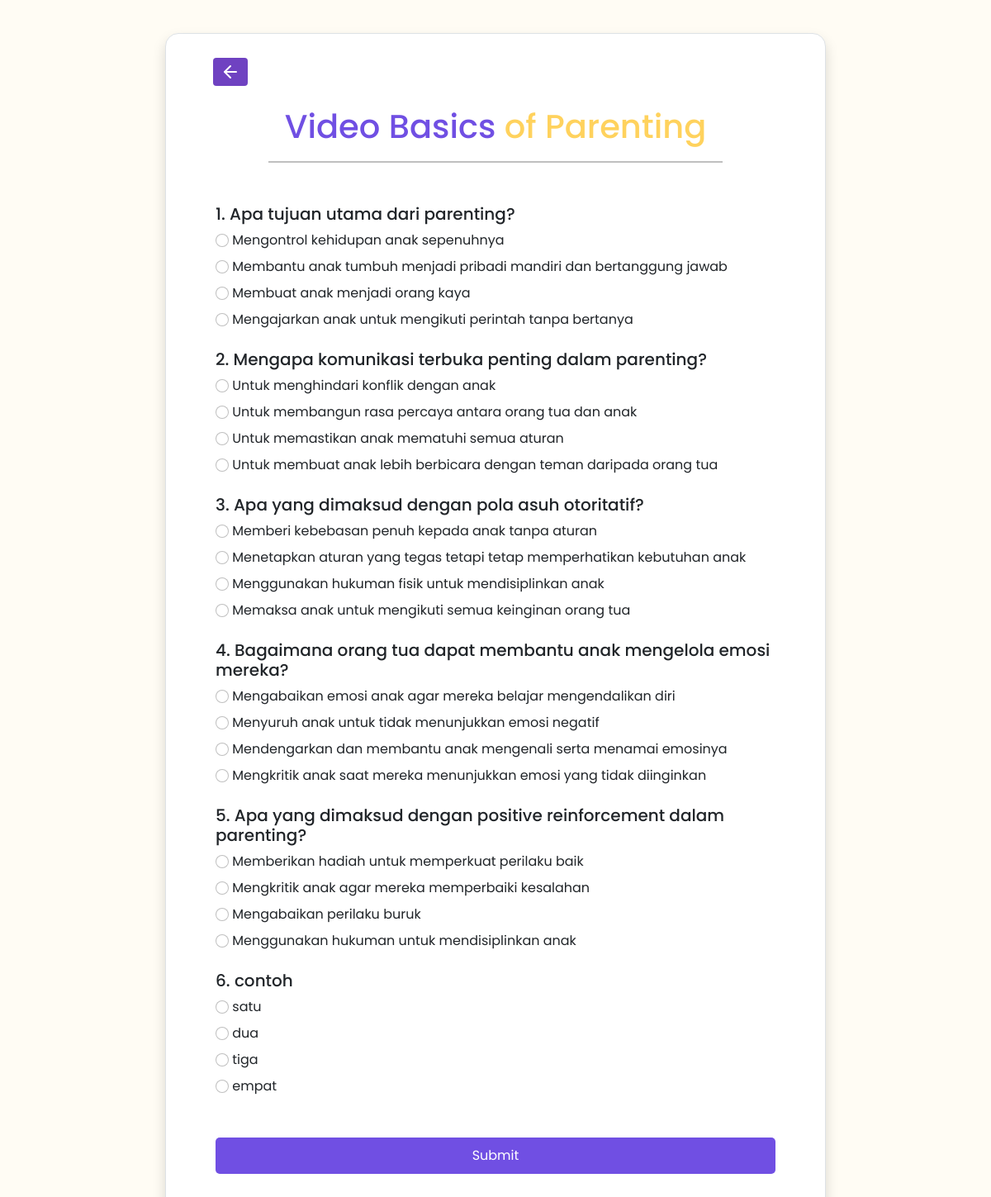
Page /parents/quiz/2/ on the committed database.
### contentapp/models.py (models this page shows, shortened)
class Question(models.Model):
    quiz = models.ForeignKey(Quiz, related_name='questions', on_delete=models.CASCADE)
    text = models.TextField()
    order = models.PositiveIntegerField(default=0)
    def __str__(self):
        return f"{self.text[:50]}"

class Choice(models.Model):
    question = models.ForeignKey(Question, related_name='choices', on_delete=models.CASCADE)
    text = models.CharField(max_length=255)
    is_correct = models.BooleanField(default=False)

### contentapp/views.py (the view, shortened to what this page needs)
# urls.py: path('parents/quiz/<int:quiz_id>/', contentapp_views.quiz_detail, name='quiz_detail'),
def quiz_detail(request, quiz_id):
    quiz = get_object_or_404(Quiz, id=quiz_id)
    questions = quiz.questions.prefetch_related('choices').order_by('order')
    total_questions = questions.count()  # Untuk GET ini aman
    print("Quiz:", quiz)
    print("Questions:", questions)
    return render(request, 'quiz.html', {
        'quiz': quiz,
        'questions': questions
    })

### contentapp/models.py (called while the page is built)
    def __str__(self):
        return self.title

### contentapp/templates/quiz.html (shortened to what this page needs)
{% load static %}
<!DOCTYPE html>
<html lang="en">
<head>
    <link rel="stylesheet" href="https://cdn.jsdelivr.net/npm/bootstrap@5.2.3/dist/css/bootstrap.min.css">
    <link rel="stylesheet" href="{% static 'style/quizParents.css' %}">
</head>
<body>
    <div class="container d-flex justify-content-center align-items-center min-vh-100">
        <div class="row border rounded-4 py-4 px-5 bg-white shadow box-area">
            <button class="btn btn-ungu btn-sm" style="max-width: 60px; margin-bottom:20px;">
                <a href="beranda.html" class="btn btn-purple btn-sm d-flex align-items-center" style="max-width: 70px;">
                <i data-feather="arrow-left" style="font-size: 30px;"></i>
                </a>
            </button>
            <h1>Video Basics <span style="color: #FFD25D;">of Parenting</span></h1><hr>
            <form method="POST" action="{% url 'quiz_result' quiz.id %}">
                {% for question in questions %}
                    <div class="mb-4">
                        <h5>{{ question.order }}. {{ question.text }}</h5>
                        <div>
                            {% for choice in question.choices.all %}
                                <div class="question my-2">
                                    <input class="form-check-input" type="radio" name="question_{{ question.id }}" value="{{ choice.id }}" id="choice_{{ choice.id }}">
                                    <label class="form-check-label" for="choice_{{ choice.id }}">
                                        {{ choice.text }}
                                    </label>
                                </div>
                            {% endfor %}
                        </div>
                    </div>
                {% endfor %}
                <button class="button-submit" id="submitBtn" type="submit" onclick="submitQuiz()">Submit</button>
            </form>
        </div>
    </div>
</body>
</html>

### static/style/quizParents.css (style rules this page uses)
:root { --firstpurple: #704FE3; --secondpurple: #DEC8FE; --firstyellow:#FFD25D; --secondyellow: #FFF1CE; }
* { margin: 0; padding: 0; box-sizing: border-box; outline: none; border: none; text-decoration: none; }
html { scroll-behavior: smooth; }
body { font-family: 'Poppins', sans-serif; width: 100%; background-color: #fffcf4; }
.box-area { width: 800px; background-color: #fff; margin: 40px; }
.box-area .btn-purple { background-color: #6f42c1; color: #fff; }
.box-area h1 { text-align: center; color: var(--firstpurple); }
.box-area hr { border: 1px solid black; width: 550px; margin: 10px auto 50px auto; }
.box-area .button-submit { display: block; width: 100%; padding: 10px; background-color: var(--firstpurple); color: white; border: none; border-radius: 5px; font-size: 16px; cursor: pointer; margin: 50px 0px 20px 0px; }

### rows in the picture
Question: order "1", text "Apa tujuan utama dari parenting?"
Choice: text "Mengontrol kehidupan anak sepenuhnya"
Choice: text "Membantu anak tumbuh menjadi pribadi mandiri dan bertanggung jawab"
Choice: text "Membuat anak menjadi orang kaya"
Choice: text "Mengajarkan anak untuk mengikuti perintah tanpa bertanya"
Question: order "2", text "Mengapa komunikasi terbuka penting dalam parenting?"
Choice: text "Untuk menghindari konflik dengan anak"
Choice: text "Untuk membangun rasa percaya antara orang tua dan anak"
Choice: text "Untuk memastikan anak mematuhi semua aturan"
Choice: text "Untuk membuat anak lebih berbicara dengan teman daripada orang tua"
Question: order "3", text "Apa yang dimaksud dengan pola asuh otoritatif?"
Choice: text "Memberi kebebasan penuh kepada anak tanpa aturan"
Choice: text "Menetapkan aturan yang tegas tetapi tetap memperhatikan kebutuhan anak"
Choice: text "Menggunakan hukuman fisik untuk mendisiplinkan anak"
Choice: text "Memaksa anak untuk mengikuti semua keinginan orang tua"
Question: order "4", text "Bagaimana orang tua dapat membantu anak mengelola emosi mereka?"
Choice: text "Mengabaikan emosi anak agar mereka belajar mengendalikan diri"
Choice: text "Menyuruh anak untuk tidak menunjukkan emosi negatif"
Choice: text "Mendengarkan dan membantu anak mengenali serta menamai emosinya"
Choice: text "Mengkritik anak saat mereka menunjukkan emosi yang tidak diinginkan"
Question: order "5", text "Apa yang dimaksud dengan positive reinforcement dalam parenting?"
Choice: text "Memberikan hadiah untuk memperkuat perilaku baik"
Choice: text "Mengkritik anak agar mereka memperbaiki kesalahan"
Choice: text "Mengabaikan perilaku buruk"
Choice: text "Menggunakan hukuman untuk mendisiplinkan anak"
Question: order "6", text "contoh"
Choice: text "satu"
Choice: text "dua"
Choice: text "tiga"
Choice: text "empat"
